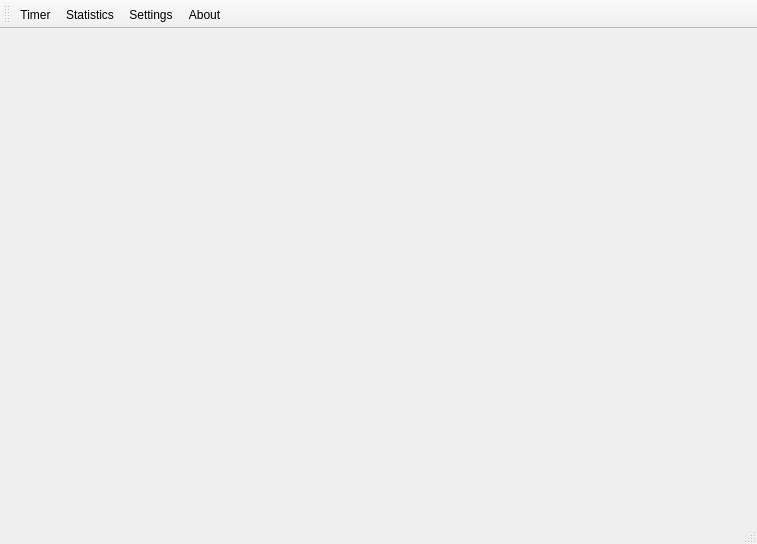
<?xml version="1.0" encoding="UTF-8"?>
<ui version="4.0">
 <class>MainWindow</class>
 <widget class="QMainWindow" name="MainWindow">
  <property name="geometry">
   <rect>
    <x>0</x>
    <y>0</y>
    <width>757</width>
    <height>544</height>
   </rect>
  </property>
  <property name="windowTitle">
   <string>MainWindow</string>
  </property>
  <widget class="QWidget" name="centralWidget">
   <layout class="QHBoxLayout" name="horizontalLayout">
    <property name="spacing">
     <number>2</number>
    </property>
    <property name="leftMargin">
     <number>2</number>
    </property>
    <property name="topMargin">
     <number>2</number>
    </property>
    <property name="rightMargin">
     <number>2</number>
    </property>
    <property name="bottomMargin">
     <number>2</number>
    </property>
    <item>
     <widget class="QWidget" name="todoColumn" native="true">
      <property name="autoFillBackground">
       <bool>false</bool>
      </property>
     </widget>
    </item>
    <item>
     <widget class="QWidget" name="todayColumn" native="true"/>
    </item>
    <item>
     <widget class="QWidget" name="doneColumn" native="true"/>
    </item>
   </layout>
  </widget>
  <widget class="QToolBar" name="mainToolBar">
   <property name="layoutDirection">
    <enum>Qt::LeftToRight</enum>
   </property>
   <property name="movable">
    <bool>true</bool>
   </property>
   <property name="allowedAreas">
    <set>Qt::AllToolBarAreas</set>
   </property>
   <attribute name="toolBarArea">
    <enum>TopToolBarArea</enum>
   </attribute>
   <attribute name="toolBarBreak">
    <bool>false</bool>
   </attribute>
   <addaction name="actionTimer"/>
   <addaction name="actionStatistics"/>
   <addaction name="actionSettings"/>
   <addaction name="actionAbout"/>
  </widget>
  <widget class="QStatusBar" name="statusBar"/>
  <action name="actionStatistics">
   <property name="icon">
    <iconset resource="resources.qrc">
     <normaloff>:/new/prefix1/resources/1457759875_Stats.png</normaloff>:/new/prefix1/resources/1457759875_Stats.png</iconset>
   </property>
   <property name="text">
    <string>Statistics</string>
   </property>
  </action>
  <action name="actionTimer">
   <property name="checkable">
    <bool>true</bool>
   </property>
   <property name="icon">
    <iconset resource="resources.qrc">
     <normaloff>:/new/prefix1/resources/1457759927_cairo-clock.png</normaloff>:/new/prefix1/resources/1457759927_cairo-clock.png</iconset>
   </property>
   <property name="text">
    <string>Timer</string>
   </property>
  </action>
  <action name="actionSettings">
   <property name="icon">
    <iconset resource="resources.qrc">
     <normaloff>:/new/prefix1/resources/gear.png</normaloff>:/new/prefix1/resources/gear.png</iconset>
   </property>
   <property name="text">
    <string>Settings</string>
   </property>
  </action>
  <action name="actionAbout">
   <property name="icon">
    <iconset resource="resources.qrc">
     <normaloff>:/new/prefix1/resources/1471210791_info.png</normaloff>:/new/prefix1/resources/1471210791_info.png</iconset>
   </property>
   <property name="text">
    <string>About</string>
   </property>
  </action>
 </widget>
 <layoutdefault spacing="6" margin="11"/>
 <resources>
  <include location="resources.qrc"/>
 </resources>
 <connections/>
</ui>
